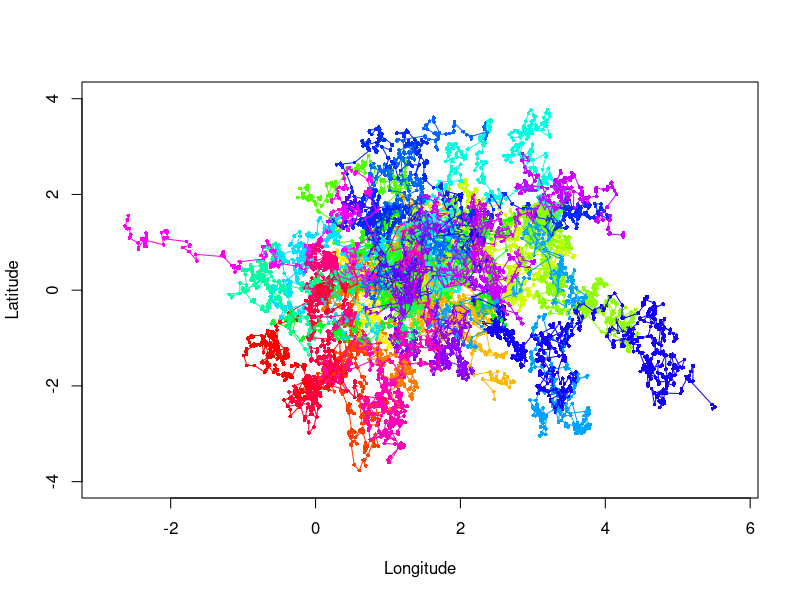

Here is the R script that generated this plot:
###########################################################################################
###########################################################################################
#####                                                                                 #####
##### Create sample data for the PhysMove R Package                                   #####
##### Package Authors: Hannah Calich & Ana Sequeira                                   #####
##### Contact: hannah.calich@gmail.com                                                #####
##### Last updated: January 10, 2022                                                  #####
#####                                                                                 #####
###########################################################################################
###########################################################################################

# Calculate random telemetry data where displacement lengths follow an exponential distribution,
# evidence of directed motion, and high intraspecific variation

# Set track parameters
n.tracks <- 25 # how many tracks do you want to make?
lambda <- 0.125 # exponential exponent for all tracks
distmin <- 2.5e-1 # minimum distance in km

# Turning angles (forward, backwards, and random angles must sum to 1)
directedforward <- 0.3 # percent of angles showing forward directed movement - this ends up being
# split into 330-360 and 0-30 degree angles below
directedbackward <- 0.3 # percent of angles showing backward directed movement
random <- 0.4 # percent of angles showing random movement

# Tagging location
set.seed(1)
startLatRange <- runif(n.tracks,0,2) # random tagging location between 0-2 deg latitude
set.seed(1)
startLonRange <- runif(n.tracks,0,2) # random tagging location between 0-2 deg longitude

# Tagging dates
set.seed(1)
dates <- sample(seq(as.POSIXct('2015-01-01 12:00:00'), as.POSIXct('2020-01-01 24:00:00'),
                    by="day"), n.tracks)

# Create dataframe
tracks <- data.frame("ref"=0,"lon"=startLonRange[1],"lat"=startLatRange[1],"day"=dates[1])
# start loop, delete row at end of loop

# Number of locations per track
set.seed(1)
samplesize <- floor(runif(n.tracks,200,1000)) # how many locations is the track going to have
# default is: min 200 and max 1000

# Parameters needed to create location data
Radius <- 6371 # Earth Radius in km (displacements are in km)
rad <- 3.141592653589793/180 #Python has more digits of pi than R, so value pasted here instead of "pi"

# Create tracks with parameters set above
i=1
for (i in 1:n.tracks){ # for each track
  set.seed(1)
  r <- runif(samplesize[i]-1,0,1) # create i displacements based on a uniform distribution between 0-1
  exp_x <- distmin-(1/lambda)*log(1-r) # convert displacements to an exponential distribution with an xmin
  # calculate angles
  set.seed(1)
  directedForwardAngle1 <- round(runif((ceiling((directedforward/2)*samplesize[i])),330,360),2)
  set.seed(1)
  directedForwardAngle2 <- round(runif((ceiling((directedforward/2)*samplesize[i])),0,30),2)
  set.seed(1)
  directedBackwardAngle <- round(runif((ceiling((directedbackward)*samplesize[i])),150,210),2)
  set.seed(1)
  randomAngle <- runif(ceiling((random*samplesize[i])),0,360)
  # combine angles in vector
  angles <- c(directedForwardAngle1,directedForwardAngle2,directedBackwardAngle,randomAngle)
  set.seed(1)
  # randomize the order of the angles, if  rounding during "calculate angles" caused too many angles
  # this will correct it
  angles <- sample(angles,samplesize[i])
  tracks <- rbind(tracks,c(data.frame("ref"=rep(i,samplesize[i]),"lon"=rep(startLonRange[i],samplesize[i]),"lat"=rep(startLatRange[i],samplesize[i]),
                                          "day"=rep(dates[i],samplesize[i]))))
  if (i==1){ # start position for dataframe
    startRow <- 1
  } else {
    startRow <- sum(samplesize[1:i-1])+1
  }

  j=1
  for (j in 1:(samplesize[i]-1)){ # for each new location in each track
    d <- exp_x[j] # random displacement from exp dist
    a <- angles[j]*(rad) # random angle from those created previously
    lat1 <- tracks$lat[startRow+j]*(rad) # convert current lat location to radians
    long1 <- tracks$lon[startRow+j]*(rad) # convert current long location to radians
    # calculate new lat in radians based on angle and distance
    lat2 <- asin(sin(lat1)*cos(d/Radius) + cos(lat1)*sin(d/Radius)*cos(a))
    # calculate new long in radians based on angle and distance
    long2 <- long1 + atan2(sin(a)*sin(d/Radius)*cos(lat1),cos(d/Radius)-sin(lat1)*sin(lat2))
    tracks$lon[startRow+j+1] <- long2/rad # convert to degrees and save in dataframe
    tracks$lat[startRow+j+1] <- lat2/rad # convert to degrees and save in dataframe
    # Advance time by 1 day
    tracks$day[startRow+j+1] <- tracks$day[startRow+j]+(24*60*60)
  }
}
tracks <- tracks[-1,] #remove starting location
row.names(tracks) <- 1:nrow(tracks) # rename rows 1:n

# Plot tracks
cols <- data.frame(
  col = rainbow(length(unique(tracks$ref))),
  id = unique(tracks$ref)
)
with(tracks, {
  plot(lon,lat,pch = 16, col = cols$col[match(ref, cols$id)], type = "p",
       ylim=c(min(lat)-0.25,max(lat)+0.25),xlim=c(min(lon)-0.25,max(lon)+0.25),cex=0.5,
       ylab="Latitude", xlab="Longitude")
  for (l in unique(ref)) {
    # print(cols$col[match(l, cols$id)])
    lines(lon[ref == l], lat[ref == l], type = "l", col = cols$col[match(l, cols$id)])
  }
})


rm(list=ls()[! ls() %in% c("tracks")]) # remove temporary vectors etc

##################################
## Set working directory and save
##################################
# setwd()
save(tracks, file = "tracks.RData")
